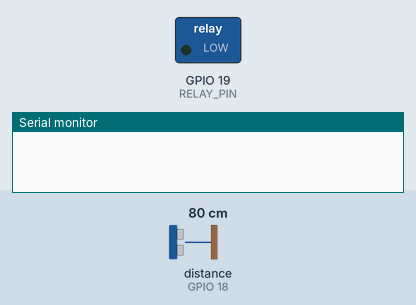
Recording of a sketch running on a simulated ESP32. On the bench: switched loads named in the sketch (green lamp = pin HIGH), the last lines printed to the serial monitor. Wiring (inferred from the names in the program): ultrasonic range finder: trigger GPIO 5; echo GPIO 18. Inputs (shaded band) come from the test bench; at power-on: distance to the obstacle (sensor on GPIO 18) 80 cm. The echo pulse lasts 58.3 µs per cm; WiFi joins after 1.5 s; servers stay silent unless stated; pins used as bus, display or sensor lines are not drawn.

Above: at 3.0 s.
3.1 s: distance to the obstacle (sensor on GPIO 18) set to 46 cm
At 4.6 s:
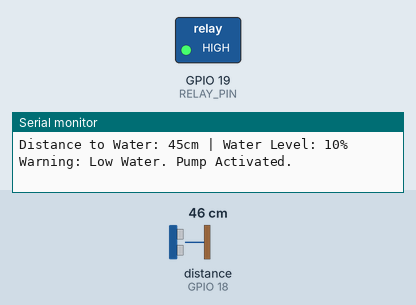
5.3 s: distance to the obstacle (sensor on GPIO 18) set to 41 cm
Timing chart, 0 to 8.3 s (numbered marks = the images above; inputs shaded):
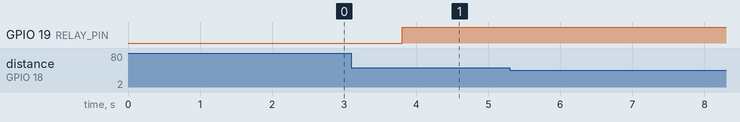

The sketch:

water_tank_firmware.ino.ino
```cpp
/*************************************************************
  Smart Water Tank Management System via Blynk IoT
  Processor: ESP32
  Sensors: HC-SR04 Ultrasonic Sensor
  Actuators: 5V Relay Module (Water Pump Control)
 *************************************************************/

/* Fill in credentials from your Blynk Device Info Dashboard */
#define BLYNK_TEMPLATE_ID   "TMPLxxxxxx"
#define BLYNK_TEMPLATE_NAME "WaterTankMonitoring"
#define BLYNK_AUTH_TOKEN    "YourAuthTokenHere"

/* Include Core Libraries */
#define BLYNK_PRINT Serial
#include <WiFi.h>
#include <WiFiClient.h>
#include <BlynkSimpleEsp32.h>

/* WiFi Credentials */
char auth[] = BLYNK_AUTH_TOKEN;
char ssid[] = "Your_WiFi_Name";
char pass[] = "Your_WiFi_Password";

/* Hardware Pin Configurations */
#define TRIG_PIN 5      // ESP32 Pin D5 connected to Ultrasonic Trigger
#define ECHO_PIN 18     // ESP32 Pin D18 connected to Ultrasonic Echo
#define RELAY_PIN 19    // ESP32 Pin D19 connected to Relay Module

/* Tank Physical Dimensions (in centimeters) */
const int TANK_DEPTH = 50;       // Total height of the tank from sensor to bottom
const int PUMP_START_LEVEL = 15; // Start pump when water level drops below 15%
const int PUMP_STOP_LEVEL = 95;  // Shut off pump when water reaches 95%

BlynkTimer timer;

// Function to read ultrasonic sensor and process tank logic
void checkWaterLevel() {
  long duration;
  int distance;
  int waterLevelPercentage;

  // Clear the trigger pin
  digitalWrite(TRIG_PIN, LOW);
  delayMicroseconds(2);

  // Set the trigger pin HIGH for 10 microseconds
  digitalWrite(TRIG_PIN, HIGH);
  delayMicroseconds(10);
  digitalWrite(TRIG_PIN, LOW);

  // Read the echo pin, returns the sound wave travel time in microseconds
  duration = pulseIn(ECHO_PIN, HIGH);

  // Calculating the distance (Speed of sound wave divided by 2)
  distance = duration * 0.034 / 2;

  // Calculate water height and percentage
  int waterHeight = TANK_DEPTH - distance;
  if (waterHeight < 0) waterHeight = 0;

  waterLevelPercentage = (waterHeight * 100) / TANK_DEPTH;
  if (waterLevelPercentage > 100) waterLevelPercentage = 100;
  if (waterLevelPercentage < 0) waterLevelPercentage = 0;

  // Output logs to Serial Monitor
  Serial.print("Distance to Water: ");
  Serial.print(distance);
  Serial.print("cm | Water Level: ");
  Serial.print(waterLevelPercentage);
  Serial.println("%");

  // Send data streams to Blynk App Virtual Pins
  Blynk.virtualWrite(V1, waterLevelPercentage); // Virtual Gauge / Level Widget
  Blynk.virtualWrite(V2, distance);             // Raw distance metrics

  // Automatic Automation Logic (Fill Tank)
  if (waterLevelPercentage <= PUMP_START_LEVEL) {
    digitalWrite(RELAY_PIN, HIGH);        // Turn on Relay (Pump ON)
    Blynk.virtualWrite(V3, "PUMP ACTIVE"); // Update status string on app
    Serial.println("Warning: Low Water. Pump Activated.");
  }
  else if (waterLevelPercentage >= PUMP_STOP_LEVEL) {
    digitalWrite(RELAY_PIN, LOW);          // Turn off Relay (Pump OFF)
    Blynk.virtualWrite(V3, "TANK FULL");   // Update status string on app
    Serial.println("Notification: Tank Full. Pump Deactivated.");
  }
}

void setup() {
  // Initialize debugging serial port
  Serial.begin(115200);

  // Configure pin directions
  pinMode(TRIG_PIN, OUTPUT);
  pinMode(ECHO_PIN, INPUT);
  pinMode(RELAY_PIN, OUTPUT);

  // Ensure pump starts turned off (Assuming Active-High Relay)
  digitalWrite(RELAY_PIN, LOW);

  // Connect to Blynk cloud network
  Blynk.begin(auth, ssid, pass);

  // Setup a timer function to read the sensor every 2 seconds
  timer.setInterval(2000L, checkWaterLevel);
}

void loop() {
  Blynk.run();
  timer.run();
}
```
